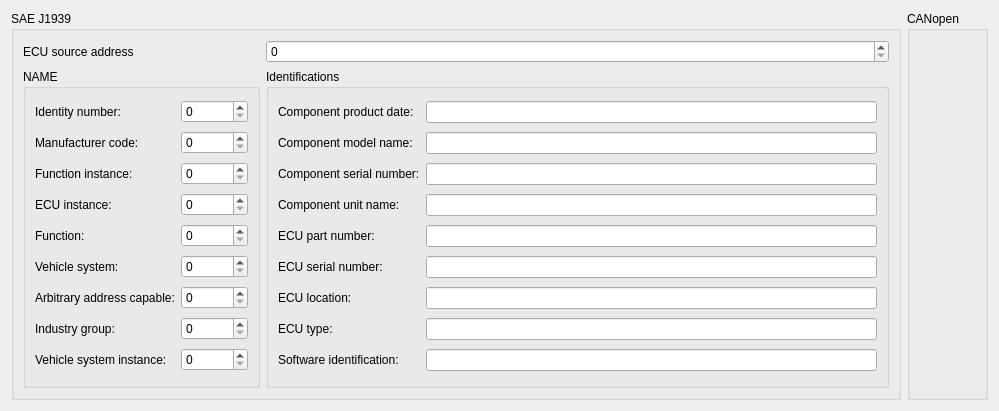
<?xml version="1.0" encoding="UTF-8"?>
<ui version="4.0">
 <class>CANsettingsWindow</class>
 <widget class="QWidget" name="CANsettingsWindow">
  <property name="windowModality">
   <enum>Qt::NonModal</enum>
  </property>
  <property name="geometry">
   <rect>
    <x>0</x>
    <y>0</y>
    <width>999</width>
    <height>411</height>
   </rect>
  </property>
  <property name="windowTitle">
   <string>CAN settings</string>
  </property>
  <property name="windowIcon">
   <iconset resource="../../../../resources/icons/buttons/buttonicons.qrc">
    <normaloff>:/icons/buttons/computer.png</normaloff>:/icons/buttons/computer.png</iconset>
  </property>
  <layout class="QGridLayout" name="gridLayout">
   <item row="0" column="0">
    <widget class="QGroupBox" name="groupBox">
     <property name="title">
      <string>SAE J1939</string>
     </property>
     <layout class="QGridLayout" name="gridLayout_2">
      <item row="1" column="1">
       <widget class="QSpinBox" name="ecuSourceAddressSpinBox">
        <property name="maximum">
         <number>253</number>
        </property>
       </widget>
      </item>
      <item row="1" column="0">
       <widget class="QLabel" name="label">
        <property name="text">
         <string>ECU source address</string>
        </property>
       </widget>
      </item>
      <item row="2" column="0">
       <widget class="QGroupBox" name="groupBox_3">
        <property name="title">
         <string>NAME</string>
        </property>
        <layout class="QGridLayout" name="gridLayout_3">
         <item row="3" column="1">
          <widget class="QSpinBox" name="ecuInstanceSpinBox">
           <property name="maximum">
            <number>7</number>
           </property>
          </widget>
         </item>
         <item row="5" column="1">
          <widget class="QSpinBox" name="vehicleSystemSpinBox">
           <property name="maximum">
            <number>127</number>
           </property>
          </widget>
         </item>
         <item row="1" column="0">
          <widget class="QLabel" name="label_3">
           <property name="text">
            <string>Manufacturer code:</string>
           </property>
          </widget>
         </item>
         <item row="4" column="1">
          <widget class="QSpinBox" name="functionSpinBox">
           <property name="maximum">
            <number>255</number>
           </property>
          </widget>
         </item>
         <item row="7" column="0">
          <widget class="QLabel" name="label_9">
           <property name="text">
            <string>Industry group:</string>
           </property>
          </widget>
         </item>
         <item row="4" column="0">
          <widget class="QLabel" name="label_6">
           <property name="text">
            <string>Function:</string>
           </property>
          </widget>
         </item>
         <item row="2" column="0">
          <widget class="QLabel" name="label_4">
           <property name="text">
            <string>Function instance:</string>
           </property>
          </widget>
         </item>
         <item row="6" column="0">
          <widget class="QLabel" name="label_8">
           <property name="text">
            <string>Arbitrary address capable:</string>
           </property>
          </widget>
         </item>
         <item row="0" column="1">
          <widget class="QSpinBox" name="identityNumberSpinBox">
           <property name="maximum">
            <number>2097151</number>
           </property>
          </widget>
         </item>
         <item row="7" column="1">
          <widget class="QSpinBox" name="industryGroupSpinBox">
           <property name="maximum">
            <number>7</number>
           </property>
          </widget>
         </item>
         <item row="1" column="1">
          <widget class="QSpinBox" name="manufacturerCodeSpinBox">
           <property name="maximum">
            <number>2047</number>
           </property>
          </widget>
         </item>
         <item row="0" column="0">
          <widget class="QLabel" name="label_2">
           <property name="text">
            <string>Identity number:</string>
           </property>
          </widget>
         </item>
         <item row="5" column="0">
          <widget class="QLabel" name="label_7">
           <property name="text">
            <string>Vehicle system:</string>
           </property>
          </widget>
         </item>
         <item row="2" column="1">
          <widget class="QSpinBox" name="functionInstanceSpinBox">
           <property name="maximum">
            <number>31</number>
           </property>
          </widget>
         </item>
         <item row="6" column="1">
          <widget class="QSpinBox" name="arbitraryAddressCapableSpinBox">
           <property name="maximum">
            <number>1</number>
           </property>
          </widget>
         </item>
         <item row="3" column="0">
          <widget class="QLabel" name="label_5">
           <property name="text">
            <string>ECU instance:</string>
           </property>
          </widget>
         </item>
         <item row="8" column="0">
          <widget class="QLabel" name="label_10">
           <property name="text">
            <string>Vehicle system instance:</string>
           </property>
          </widget>
         </item>
         <item row="8" column="1">
          <widget class="QSpinBox" name="vehicleSystemInstanceSpinBox">
           <property name="maximum">
            <number>15</number>
           </property>
          </widget>
         </item>
        </layout>
       </widget>
      </item>
      <item row="2" column="1">
       <widget class="QGroupBox" name="groupBox_4">
        <property name="title">
         <string>Identifications</string>
        </property>
        <layout class="QGridLayout" name="gridLayout_4">
         <item row="3" column="0">
          <widget class="QLabel" name="label_14">
           <property name="text">
            <string>Component unit name:</string>
           </property>
          </widget>
         </item>
         <item row="1" column="0">
          <widget class="QLabel" name="label_12">
           <property name="text">
            <string>Component model name:</string>
           </property>
          </widget>
         </item>
         <item row="2" column="0">
          <widget class="QLabel" name="label_13">
           <property name="text">
            <string>Component serial number:</string>
           </property>
          </widget>
         </item>
         <item row="8" column="0">
          <widget class="QLabel" name="label_19">
           <property name="text">
            <string>Software identification:</string>
           </property>
          </widget>
         </item>
         <item row="5" column="0">
          <widget class="QLabel" name="label_16">
           <property name="text">
            <string>ECU serial number:</string>
           </property>
          </widget>
         </item>
         <item row="7" column="1">
          <widget class="QLineEdit" name="ecuTypeLineEdit">
           <property name="maxLength">
            <number>30</number>
           </property>
          </widget>
         </item>
         <item row="0" column="1">
          <widget class="QLineEdit" name="componentProductDateLineEdit">
           <property name="maxLength">
            <number>30</number>
           </property>
          </widget>
         </item>
         <item row="1" column="1">
          <widget class="QLineEdit" name="componentModelNameLineEdit">
           <property name="maxLength">
            <number>30</number>
           </property>
          </widget>
         </item>
         <item row="6" column="0">
          <widget class="QLabel" name="label_17">
           <property name="text">
            <string>ECU location:</string>
           </property>
          </widget>
         </item>
         <item row="7" column="0">
          <widget class="QLabel" name="label_18">
           <property name="text">
            <string>ECU type:</string>
           </property>
          </widget>
         </item>
         <item row="5" column="1">
          <widget class="QLineEdit" name="ecuSerialNumberLineEdit">
           <property name="maxLength">
            <number>30</number>
           </property>
          </widget>
         </item>
         <item row="6" column="1">
          <widget class="QLineEdit" name="ecuLocationLineEdit">
           <property name="maxLength">
            <number>30</number>
           </property>
          </widget>
         </item>
         <item row="0" column="0">
          <widget class="QLabel" name="label_11">
           <property name="text">
            <string>Component product date:</string>
           </property>
          </widget>
         </item>
         <item row="4" column="0">
          <widget class="QLabel" name="label_15">
           <property name="text">
            <string>ECU part number:</string>
           </property>
          </widget>
         </item>
         <item row="8" column="1">
          <widget class="QLineEdit" name="softwareIdentificationLineEdit">
           <property name="maxLength">
            <number>30</number>
           </property>
          </widget>
         </item>
         <item row="3" column="1">
          <widget class="QLineEdit" name="componentUnitNameLineEdit">
           <property name="maxLength">
            <number>30</number>
           </property>
          </widget>
         </item>
         <item row="4" column="1">
          <widget class="QLineEdit" name="ecuPartNumberLineEdit">
           <property name="maxLength">
            <number>30</number>
           </property>
          </widget>
         </item>
         <item row="2" column="1">
          <widget class="QLineEdit" name="componentSerialNumberLineEdit">
           <property name="maxLength">
            <number>30</number>
           </property>
          </widget>
         </item>
        </layout>
       </widget>
      </item>
     </layout>
    </widget>
   </item>
   <item row="0" column="1">
    <widget class="QGroupBox" name="groupBox_2">
     <property name="title">
      <string>CANopen</string>
     </property>
    </widget>
   </item>
  </layout>
 </widget>
 <resources>
  <include location="../../../../resources/icons/buttons/buttonicons.qrc"/>
  <include location="../../../../resources/icons/buttons/buttonicons.qrc"/>
  <include location="../../../../resources/icons/buttons/buttonicons.qrc"/>
 </resources>
 <connections/>
</ui>
